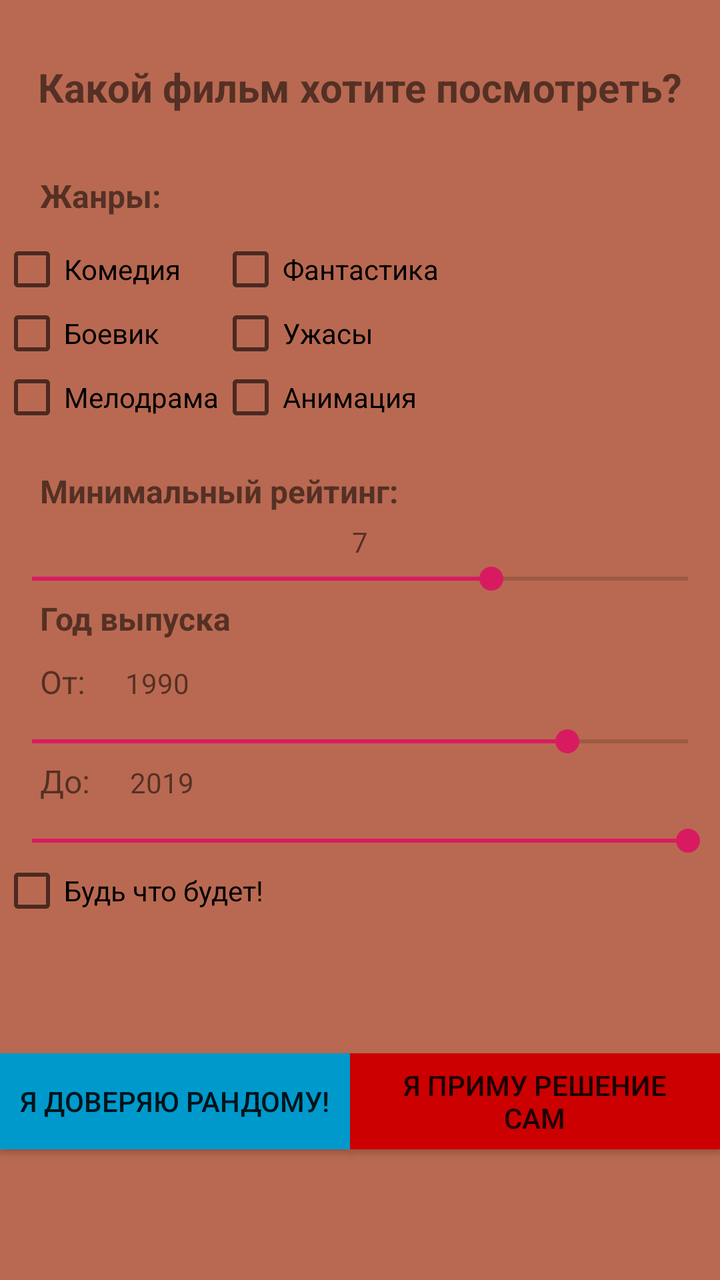
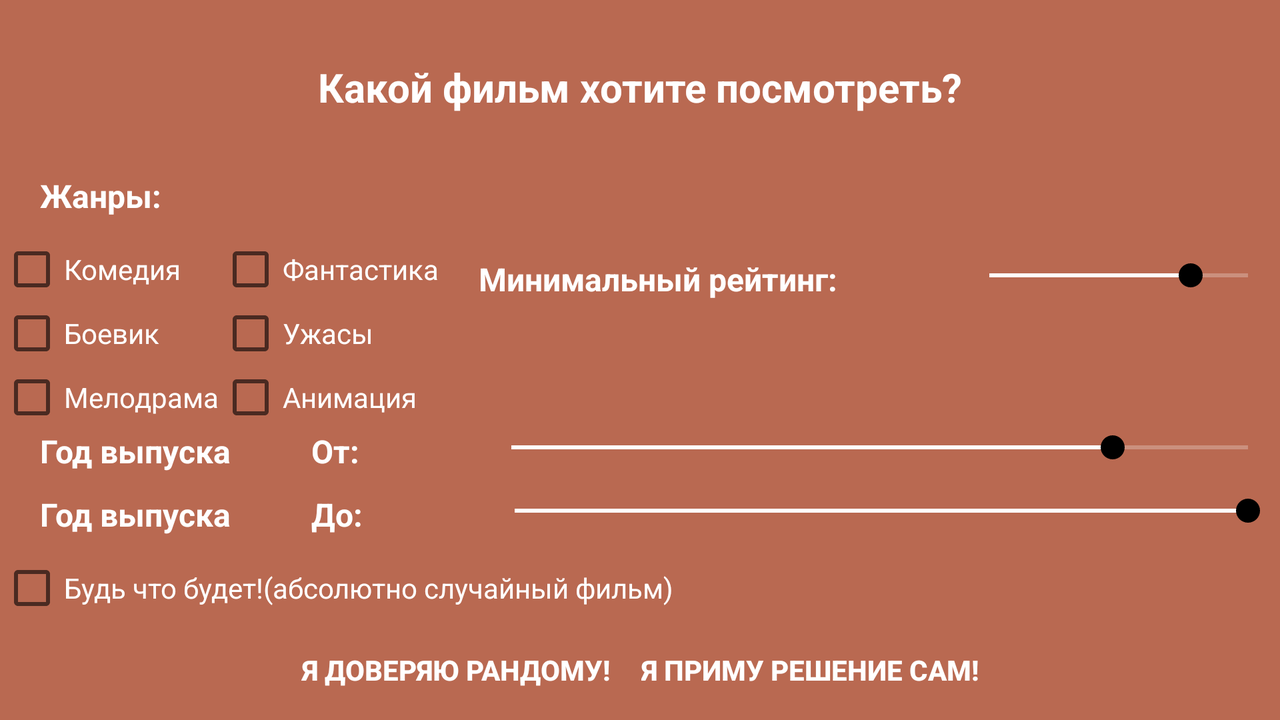

First picture: res/layout/ on a phone held upright. Second picture: the repository's own variant of that layout, on a device whose configuration matches the variant's folder. Source for both follows.
<!-- AndroidManifest.xml: application theme AppTheme -->
<!-- res/layout/activity_search_net.xml -->
<?xml version="1.0" encoding="utf-8"?>
<LinearLayout xmlns:android="http://schemas.android.com/apk/res/android" android:orientation="vertical"
    android:layout_width="match_parent" android:layout_height="match_parent"
    android:background="@color/colorBack">
    <TextView
        android:layout_width="wrap_content"
        android:layout_height="wrap_content"
        android:text="Какой фильм хотите посмотреть?"
        android:layout_gravity="center"
        android:textSize="20dp"
        android:textStyle="bold"
        android:paddingTop="30dp"
        android:paddingBottom="30dp"/>
    <TextView
        android:layout_width="wrap_content"
        android:layout_height="wrap_content"
        android:text="Жанры:"
        android:textStyle="bold"
        android:textSize="16dp"
        android:paddingStart="20dp"
        android:paddingEnd="20dp"
        android:paddingBottom="10dp"

        />
    <LinearLayout
        android:layout_width="match_parent"
        android:layout_height="wrap_content"
        android:orientation="horizontal">
        <LinearLayout
            android:layout_width="wrap_content"
            android:layout_height="wrap_content"
            android:orientation="vertical">
            <CheckBox
                android:id="@+id/comedyCheckbox"
                android:layout_width="wrap_content"
                android:layout_height="wrap_content"
                android:text="Комедия"/>
            <CheckBox
                android:id="@+id/actionCheckbox"
                android:layout_width="wrap_content"
                android:layout_height="wrap_content"
                android:text="Боевик"/>
            <CheckBox
                android:id="@+id/dramaCheckbox"
                android:layout_width="wrap_content"
                android:layout_height="wrap_content"
                android:text="Мелодрама"/>
        </LinearLayout>
        <LinearLayout
            android:layout_width="wrap_content"
            android:layout_height="wrap_content"
            android:orientation="vertical">
            <CheckBox
                android:id="@+id/fantasyCheckbox"
                android:layout_width="wrap_content"
                android:layout_height="wrap_content"
                android:text="Фантастика"/>
            <CheckBox
                android:id="@+id/horrorCheckbox"
                android:layout_width="wrap_content"
                android:layout_height="wrap_content"
                android:text="Ужасы"/>
            <CheckBox
                android:id="@+id/animationCheckbox"
                android:layout_width="wrap_content"
                android:layout_height="wrap_content"
                android:text="Анимация"/>
        </LinearLayout>
    </LinearLayout>


    <TextView
        android:layout_width="wrap_content"
        android:layout_height="wrap_content"
        android:text="Минимальный рейтинг:"
        android:textSize="16dp"
        android:textStyle="bold"
        android:paddingStart="20dp"
        android:paddingEnd="20dp"
        android:paddingTop="20dp"
        android:paddingBottom="5dp"/>
    <TextView
        android:id="@+id/textRateSeekBar"
        android:layout_width="wrap_content"
        android:layout_height="wrap_content"
        android:text="7"
        android:layout_gravity="center"/>
    <SeekBar
        android:id="@+id/rateSeekBar"
        android:layout_width="match_parent"
        android:layout_height="wrap_content"
        android:max="10"
        android:progress="7"/>
    <TextView
        android:layout_width="wrap_content"
        android:layout_height="wrap_content"
        android:text="Год выпуска"
        android:textSize="16dp"
        android:textStyle="bold"
        android:paddingStart="20dp"
        android:paddingEnd="20dp"
        android:paddingBottom="10dp"/>
    <LinearLayout
        android:layout_width="match_parent"
        android:layout_height="wrap_content"
        android:orientation="horizontal">
        <TextView
            android:layout_width="wrap_content"
            android:layout_height="wrap_content"
            android:text="От:"
            android:textSize="16dp"
            android:paddingStart="20dp"
            android:paddingEnd="20dp"
            android:paddingBottom="10dp"/>
        <TextView
            android:id="@+id/textStartYearSeekBar"
            android:layout_width="wrap_content"
            android:layout_height="wrap_content"
            android:text="1990"/>
    </LinearLayout>
    <SeekBar
        android:id="@+id/startYearSeekBar"
        android:layout_width="match_parent"
        android:layout_height="wrap_content"
        android:max="2019"
        android:min="1910"
        android:progress="1999"/>
    <LinearLayout
        android:layout_width="match_parent"
        android:layout_height="wrap_content"
        android:orientation="horizontal">
        <TextView
            android:layout_width="wrap_content"
            android:layout_height="wrap_content"
            android:text="До:"
            android:textSize="16dp"
            android:paddingStart="20dp"
            android:paddingEnd="20dp"
            android:paddingBottom="10dp"/>
        <TextView
            android:id="@+id/textEndYearSeekBar"
            android:layout_width="wrap_content"
            android:layout_height="wrap_content"
            android:text="2019"/>
    </LinearLayout>
    <SeekBar
        android:id="@+id/endYearSeekBar"
        android:layout_width="match_parent"
        android:layout_height="wrap_content"
        android:max="2019"
        android:min="1910"
        android:progress="2019"/>
    <CheckBox
        android:layout_width="wrap_content"
        android:layout_height="wrap_content"
        android:text="Будь что будет!"/>
    <LinearLayout
        android:layout_width="match_parent"
        android:layout_height="match_parent"
        android:orientation="horizontal"
        android:gravity="center">
        <Button
            android:id="@+id/randomButton"
            android:layout_width="wrap_content"
            android:layout_height="wrap_content"
            android:layout_gravity="center"
            android:paddingStart="10dp"
            android:paddingEnd="10dp"
            android:text="Я доверяю рандому!"
            android:background="@android:color/holo_blue_dark"/>
        <Button
            android:id="@+id/listButton"
            android:layout_width="wrap_content"
            android:layout_height="wrap_content"
            android:layout_gravity="center"
            android:paddingStart="10dp"
            android:paddingEnd="10dp"
            android:text="Я приму решение сам"
            android:background="@android:color/holo_red_dark"/>
    </LinearLayout>
</LinearLayout>
<!-- resources referenced by this layout -->
<resources>
  <color name="colorBack">#B96951</color>
  <style name="AppTheme" parent="Theme.AppCompat.Light.DarkActionBar">
          
          <item name="colorPrimary">@color/colorPrimary</item>
          <item name="colorPrimaryDark">@color/colorPrimaryDark</item>
          <item name="colorAccent">@color/colorAccent</item>
      </style>
  <color name="colorPrimary">#008577</color>
  <color name="colorPrimaryDark">#00574B</color>
  <color name="colorAccent">#D81B60</color>
</resources>
<!-- res/layout-land/activity_search_net.xml (the repository's variant of the layout above) -->
<!-- drawn on the phone turned sideways -->
<?xml version="1.0" encoding="utf-8"?>
<LinearLayout xmlns:android="http://schemas.android.com/apk/res/android"
    android:layout_width="match_parent"
    android:layout_height="match_parent"
    android:background="@color/colorBack"
    android:orientation="vertical">

    <TextView
        android:layout_width="wrap_content"
        android:layout_height="wrap_content"
        android:layout_gravity="center"
        android:paddingTop="30dp"
        android:paddingBottom="30dp"
        android:text="@string/searchNetTitle"
        android:textColor="@android:color/white"
        android:textSize="20sp"
        android:textStyle="bold" />

    <TextView
        style="@style/searchActText"
        android:text="@string/genres" />

    <LinearLayout
        android:layout_width="match_parent"
        android:layout_height="wrap_content"
        android:orientation="horizontal">

        <LinearLayout
            android:layout_width="wrap_content"
            android:layout_height="wrap_content"
            android:orientation="vertical">

            <CheckBox
                android:id="@+id/comedyCheckbox"
                style="@style/checkBoxText"
                android:text="@string/comedy" />

            <CheckBox
                android:id="@+id/actionCheckbox"
                style="@style/checkBoxText"
                android:text="@string/action" />

            <CheckBox
                android:id="@+id/dramaCheckbox"
                style="@style/checkBoxText"
                android:text="@string/drama" />
        </LinearLayout>

        <LinearLayout
            android:layout_width="wrap_content"
            android:layout_height="wrap_content"
            android:orientation="vertical">

            <CheckBox
                android:id="@+id/fantasyCheckbox"
                style="@style/checkBoxText"
                android:text="@string/fantasy" />

            <CheckBox
                android:id="@+id/horrorCheckbox"
                style="@style/checkBoxText"
                android:text="@string/horror" />

            <CheckBox
                android:id="@+id/animationCheckbox"
                style="@style/checkBoxText"
                android:text="@string/animation" />
        </LinearLayout>

        <LinearLayout
            android:layout_width="match_parent"
            android:layout_height="wrap_content"
            android:orientation="horizontal"
            android:paddingTop="10dp"
            android:paddingBottom="5dp">

            <TextView
                style="@style/searchActText"
                android:text="@string/minRate" />

            <TextView
                android:id="@+id/textRateSeekBar"
                style="@style/searchActText"
                android:layout_gravity="center" />

            <SeekBar
                android:id="@+id/rateSeekBar"
                style="@style/SeekBarColor"
                android:max="9"
                android:progress="7" />
        </LinearLayout>
    </LinearLayout>

    <LinearLayout
        android:layout_width="match_parent"
        android:layout_height="wrap_content"
        android:orientation="horizontal">

        <LinearLayout
            android:layout_width="match_parent"
            android:layout_height="wrap_content"
            android:orientation="horizontal">

            <TextView
                style="@style/searchActText"
                android:text="@string/year" />

            <TextView
                style="@style/searchActText"
                android:text="@string/startYear" />

            <TextView
                android:id="@+id/textStartYearSeekBar"
                style="@style/searchActText" />

            <SeekBar
                android:id="@+id/startYearSeekBar"
                style="@style/SeekBarColor"
                android:max="2019"
                android:min="1910"
                android:progress="1999" />
        </LinearLayout>
    </LinearLayout>


    <LinearLayout
        android:layout_width="match_parent"
        android:layout_height="wrap_content"
        android:orientation="horizontal">

        <TextView
            style="@style/searchActText"
            android:text="@string/year" />

        <TextView
            style="@style/searchActText"
            android:text="@string/endYear" />

        <TextView
            android:id="@+id/textEndYearSeekBar"
            style="@style/searchActText" />

        <SeekBar
            android:id="@+id/endYearSeekBar"
            style="@style/SeekBarColor"
            android:layout_width="match_parent"
            android:layout_height="wrap_content"
            android:max="2019"
            android:min="1910"
            android:progress="2019" />
    </LinearLayout>

    <CheckBox
        android:id="@+id/fullRandom"
        style="@style/checkBoxText"
        android:text="@string/fullRandom" />

    <LinearLayout
        android:layout_width="match_parent"
        android:layout_height="match_parent"
        android:gravity="center"
        android:orientation="horizontal">

        <Button
            android:id="@+id/randomButton"
            style="@style/searchNetButton"
            android:layout_marginEnd="5dp"
            android:background="@color/colorRed"
            android:text="@string/random" />

        <Button
            android:id="@+id/listButton"
            style="@style/searchNetButton"
            android:layout_marginStart="5dp"
            android:background="@color/colorBlue"
            android:text="@string/myself" />
    </LinearLayout>
</LinearLayout>
<!-- resources referenced by the variant -->
<!-- as the phone turned sideways resolves them -->
<resources>
  <color name="colorBack">#B96951</color>
  <string name="action">Боевик</string>
  <string name="animation">Анимация</string>
  <string name="comedy">Комедия</string>
  <string name="drama">Мелодрама</string>
  <string name="endYear">До:</string>
  <string name="fantasy">Фантастика</string>
  <string name="fullRandom">Будь что будет!(абсолютно случайный фильм)</string>
  <string name="genres">Жанры:</string>
  <string name="horror">Ужасы</string>
  <string name="minRate">Минимальный рейтинг:</string>
  <string name="myself">Я приму решение сам!</string>
  <string name="random">Я доверяю рандому!</string>
  <string name="searchNetTitle">Какой фильм хотите посмотреть?</string>
  <string name="startYear">От:</string>
  <string name="year">Год выпуска</string>
  <style name="SeekBarColor" parent="Widget.AppCompat.SeekBar">
          <item name="android:progressBackgroundTint">@color/colorGreen</item>
          <item name="android:progressTint">@color/colorGreen</item>
          <item name="android:thumbTint">@color/colorGreen</item>
          <item name="android:layout_width">match_parent</item>
          <item name="android:layout_height">wrap_content</item>
      </style>
  <style name="checkBoxText">
          <item name="android:layout_width">wrap_content</item>
          <item name="android:layout_height">wrap_content</item>
          <item name="android:textColor">#FFF</item>
          <item name="android:buttonTint">@color/colorGreen</item>
      </style>
  <style name="searchActText">
          <item name="android:layout_width">wrap_content</item>
          <item name="android:layout_height">wrap_content</item>
          <item name="android:paddingStart">20dp</item>
          <item name="android:paddingEnd">20dp</item>
          <item name="android:paddingBottom">10dp</item>
          <item name="android:textSize">16sp</item>
          <item name="android:textStyle">bold</item>
          <item name="android:textColor">#FFF</item>
      </style>
  <style name="searchNetButton">
          <item name="android:layout_width">wrap_content</item>
          <item name="android:layout_height">wrap_content</item>
          <item name="android:textColor">#FFF</item>
          <item name="android:textStyle">bold</item>
          <item name="android:paddingStart">3dp</item>
          <item name="android:paddingEnd">3dp</item>
          <item name="android:layout_gravity">center</item>
      </style>
  <style name="AppTheme" parent="Theme.AppCompat.Light.DarkActionBar">
          
          <item name="colorPrimary">@color/colorPrimary</item>
          <item name="colorPrimaryDark">@color/colorPrimaryDark</item>
          <item name="colorAccent">@color/colorAccent</item>
      </style>
  <color name="colorPrimary">#008577</color>
  <color name="colorPrimaryDark">#00574B</color>
  <color name="colorAccent">#D81B60</color>
</resources>
